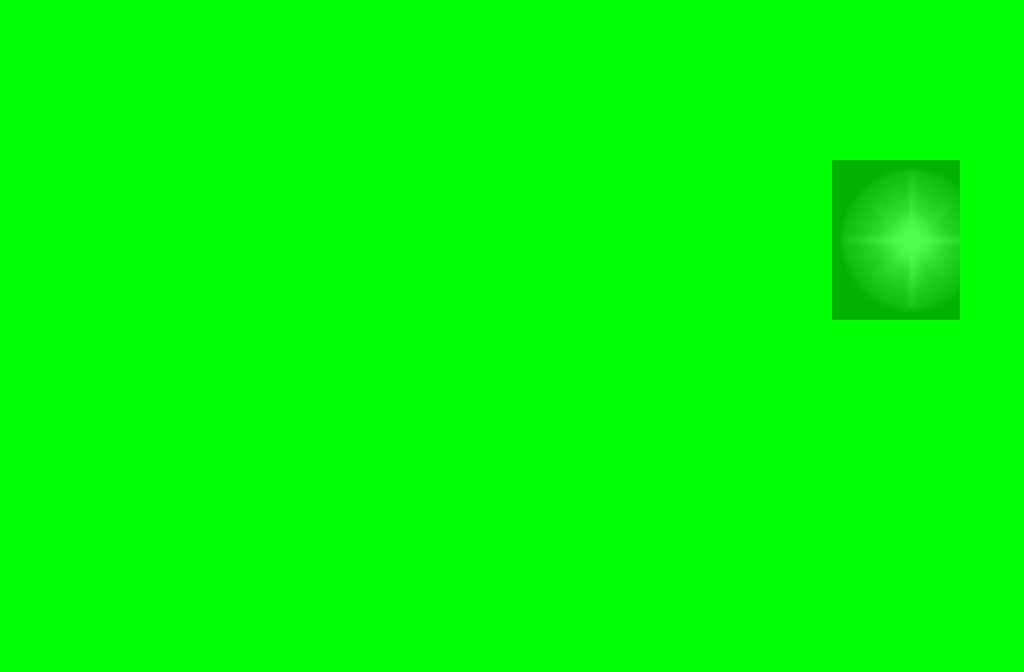

Rendered tile map (Tiled .tmx) drawn with the repository's tilesets; below, a short description and the map source with its tile grids summarised:
An orthogonal 32x21 tile map with 32x32 px tiles, 10 tile layers (0_floor, 1_terrain, 2_object, 3_roof, ...), 8 tilesets.

<map version="1.0" orientation="orthogonal" width="32" height="21" tilewidth="32" tileheight="32">
 <tileset firstgid="1" name="wooden_rectangular" tilewidth="32" tileheight="32">
  <image source="../../tileset/furniture/table/wooden_rectangular.png" trans="ff00ff" width="96" height="64" />
 </tileset>
 <tileset firstgid="7" name="collision" tilewidth="32" tileheight="32">
  <image source="../../tileset/logic/collision.png" width="32" height="32" />
 </tileset>
 <tileset firstgid="8" name="protection" tilewidth="32" tileheight="32">
  <image source="../../tileset/logic/protection.png" width="32" height="32" />
 </tileset>
 <tileset firstgid="9" name="sciana" tilewidth="32" tileheight="32">
  <image source="../../tileset/pol/domki/wiezienie_sciany.png" width="416" height="64" />
 </tileset>
 <tileset firstgid="35" name="kafle" tilewidth="32" tileheight="32">
  <image source="../../tileset/pol/domki/podloga/kafelki_kamienne_dywanik.png" width="96" height="96" />
 </tileset>
 <tileset firstgid="44" name="schod" tilewidth="32" tileheight="32">
  <image source="../../tileset/building/stairs/stairs.png" width="64" height="64" />
 </tileset>
 <tileset firstgid="48" name="zydelek" tilewidth="32" tileheight="32">
  <image source="../../tileset/pol/wyposazenie/stoly/wiezienie_stolik.png" width="96" height="64" />
 </tileset>
 <tileset firstgid="54" name="latarnia_blask" tilewidth="32" tileheight="32">
  <image source="../../tileset/pol/oswietlenie/latarnia_blask.png" width="160" height="160" />
 </tileset>
 <layer name="0_floor" width="32" height="21">
  <data>[672 cells, 672 non-empty, 9 distinct tile ids]</data>
 </layer>
 <layer name="1_terrain" width="32" height="21">
  <data>[672 cells, 431 non-empty, 21 distinct tile ids]</data>
 </layer>
 <layer name="2_object" width="32" height="21">
  <data>[672 cells, 30 non-empty, 6 distinct tile ids]</data>
 </layer>
 <layer name="3_roof" width="32" height="21">
  <data>[672 cells, 0 non-empty, 0 distinct tile ids]</data>
 </layer>
 <layer name="4_roof_add" width="32" height="21">
  <data>[672 cells, 0 non-empty, 0 distinct tile ids]</data>
 </layer>
 <layer name="objects" width="32" height="21">
  <data>[672 cells, 0 non-empty, 0 distinct tile ids]</data>
 </layer>
 <layer name="collision" width="32" height="21">
  <data>[672 cells, 282 non-empty, 1 distinct tile ids]</data>
 </layer>
 <layer name="protection" width="32" height="21">
  <data>[672 cells, 672 non-empty, 1 distinct tile ids]</data>
 </layer>
 <layer name="blend_ground" width="32" height="21" opacity="0.3">
  <data>[672 cells, 20 non-empty, 20 distinct tile ids]</data>
 </layer>
 <layer name="blend_roof" width="32" height="21" opacity="0.3">
  <data>[672 cells, 0 non-empty, 0 distinct tile ids]</data>
 </layer>
</map>
